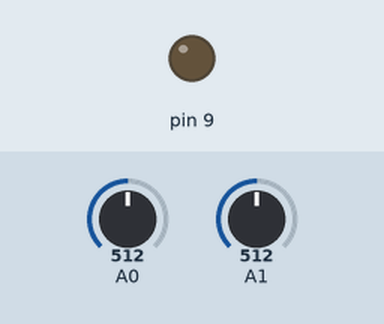
Recording of a sketch running on a simulated Arduino Uno, built with avr-gcc and run on an emulated ATmega328P. Parts: output pins drawn as LEDs (lit = HIGH). The test bench sets the inputs (shaded band); at power-on: A0 = 512, A1 = 512. What the sketch prints to the serial monitor is not drawn.

Above: at 1.2 s.
1.3 s: A0 set to 829
4.3 s: A0 set to 849
At 4.73 s:
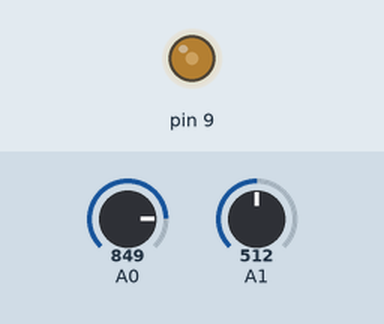
7.3 s: A0 set to 511
At 7.51 s:
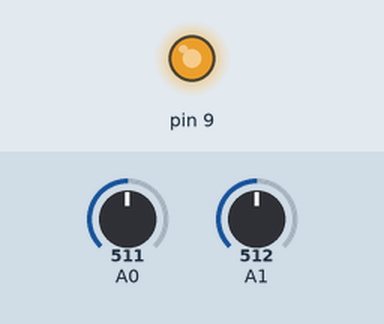
10.3 s: A1 set to 716
13.3 s: A1 set to 900
16.3 s: A0 set to 306
Timing chart, 0 to 20.3 s (numbered marks = the images above; inputs shaded):
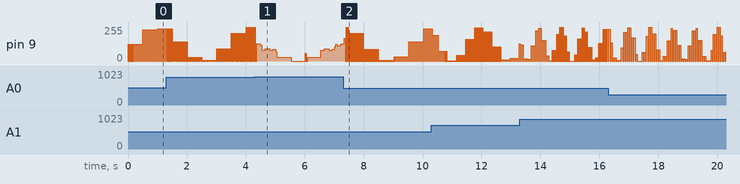

The sketch:

Synth1.ino
```cpp
void setup(){
  pinMode(9,OUTPUT);
  Serial.begin(9600);
}

void loop(){
  int val = analogRead(A0);
  int val2 =1000- map(analogRead(A1),0,1023,0,1000);
  int mapval = 50-map(val,0,1023,1,50);
  Serial.println(val2);
  analogWrite(9,(255/2*(1+sin(millis()*1/val2))));
  delay(mapval);
  digitalWrite(9,LOW);
  delay(mapval);


}
```

Measured:
- the behaviour switches between 835 and 836 on A0 (found by bisection; images 0 and 1)
